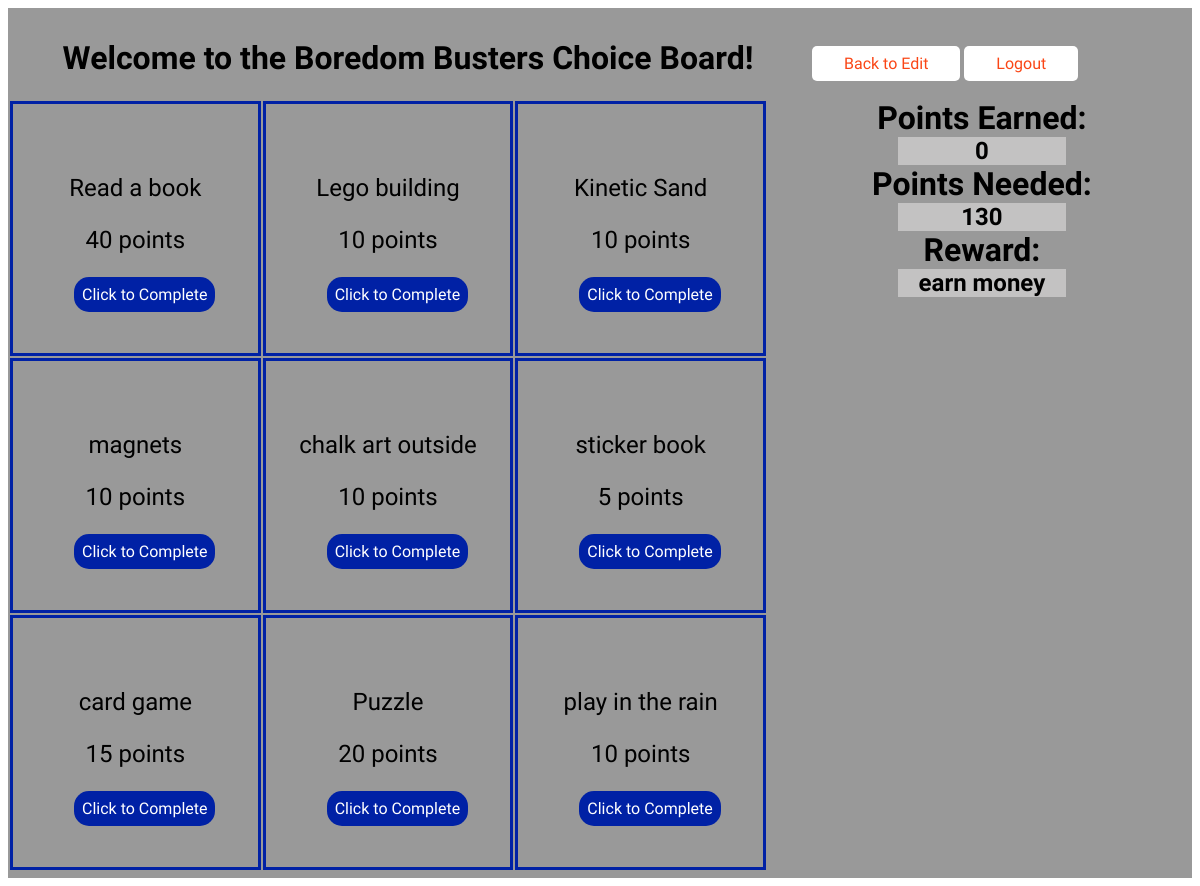
Screenshot of /choiceBoard (signed in) with the database file from the repository.
### boredom_app/models.py (models this page shows)
class Activity(models.Model):
    item = models.CharField(max_length=255)
    points = models.PositiveIntegerField(validators=[MaxValueValidator(999)])
    user = models.ForeignKey(User, related_name="activities", on_delete = models.CASCADE)
    created_at = models.DateField(auto_now_add=True)
    updated_at = models.DateField(auto_now=True)
    objects = UserManager()

class User(models.Model):
    name = models.CharField(max_length=255)
    email = models.CharField(max_length=255)
    password = models.CharField(max_length=255)
    reward = models.CharField(max_length=255)
    created_at = models.DateField(auto_now_add=True)
    updated_at = models.DateField(auto_now=True)
    objects = UserManager()

### boredom_app/views.py (the view)
# urls.py: path('choiceBoard', views.choiceBoard),
def choiceBoard(request):
    user = User.objects.get(id=request.session['id'])
    activities = Activity.objects.filter(user=user)
    request.session['sum'] = 0
    if 'points_earned' not in request.session:
        request.session['points_earned'] = 0
    for activity in activities:
        request.session['sum'] = request.session['sum'] + activity.points
    my_reward = user.reward
    context = {
        'my_reward': my_reward,
        'activities': activities,
    }
    return render(request, 'choiceBoard.html', context)

### boredom_app/templates/choiceBoard.html (shortened to what this page needs)
<!DOCTYPE html>
<html lang="en">
<head>
    {% load static %}
    <link rel="stylesheet" href="{% static 'style.css' %}">
</head>
<body>
    <div id="choiceboard_container">
        <div class="choiceBoardHeader">
            <h1 id="choiceBoard_heading">Welcome to the Boredom Busters Choice Board!</h1>
            <a id="choiceBoardButton1" href="/admin_edits">Back to Edit</a>
            <a id="choiceBoardButton2" href="/logout">Logout</a>
        </div>
        <div class="choice_board">
            <table>
                <tr>
                {% for activity in activities %}
                <td id="{{forloop.counter}}">
                <p id="activityOnChoiceBoard">{{activity.item}}</p>
                <p id="pointsOnChoiceBoard">{{activity.points}} points</p>
                <a class="buttonOnChoiceBoard" href="/completed_activity/{{activity.id}}">Click to Complete</a>
                {% cycle '' '' '</td></tr><tr>' %}
                {% endfor %}
            </table>
        </div>
        <div class="points_earned_needed">
            <h1 class="points_headings">Points Earned:</h1><br>
            <h2 class="point_values">{{request.session.points_earned}}</h2>
            <h1 class="points_headings">Points Needed:</h1>
            <h2 class="point_values">{{request.session.sum}}</h2>
            <h1 class="points_headings">Reward:</h1>
            <h2 id="reward_description">{{my_reward}}</h2>
        </div>
    </div>
</body>
</html>

### boredom_app/static/style.css (style rules this page uses)
th, tr { padding: 13px 8px 8px 0px; text-align: left; border-bottom: 1px solid rgb(235, 233, 233); }
#choiceboard_container { background-color: rgb(153, 153, 153); background-repeat: no-repeat; margin: auto; height: 870px; }
.choiceBoardHeader { font-family: 'Patrick Hand', cursive; width: 1185px; padding-top: 10px; }
#choiceBoard_heading { font-family: 'Patrick Hand', cursive; width: 800px; display: inline-block; text-align: center; }
#choiceBoardButton1 { font-family: 'Patrick Hand', cursive; background-color: white; border-radius: 5px; color: #FA4616; padding: 8px 32px; text-align: center; text-decoration: none; display: inline-block; font-size: 16px; cursor: pointer; }
#choiceBoardButton2 { font-family: 'Patrick Hand', cursive; background-color: white; border-radius: 5px; color: #FA4616; padding: 8px 32px; text-align: center; text-decoration: none; display: inline-block; font-size: 16px; cursor: pointer; }
.points_headings { font-family: 'Patrick Hand', cursive; display: inline-block; vertical-align: top; }
.choice_board { font-family: 'Patrick Hand', cursive; width: 760px; height: 760px; font-size: x-large; display: inline-block; }
.choice_board tr td { width: 247px; height: 247px; border-style: solid; border-width: 3px; border-color: #0021A5; }
#activityOnChoiceBoard { font-family: 'Patrick Hand', cursive; text-align: center; }
#pointsOnChoiceBoard { text-align: center; }
.buttonOnChoiceBoard { margin-left: 60px; margin-top: 10px; background-color: #0021A5; border-radius: 15px; border-color: black 2px solid; color: white; padding: 8px 8px; text-align: center; text-decoration: none; font-size: 16px; cursor: pointer; }
.points_earned_needed { display: inline-block; text-align: center; vertical-align: top; margin-left: 100px; }
.points_headings { margin: auto; text-align: center; }
.point_values { font-family: 'Patrick Hand', cursive; background-color: rgba(235, 233, 233, 0.527); margin: auto; text-align: center; max-width: 168px; }
#reward_description { font-family: 'Patrick Hand', cursive; background-color: rgba(235, 233, 233, 0.527); margin: auto; max-width: 168px; }

### rows the page displays
Activity: item "Read a book", points "40"
Activity: item "Lego building", points "10"
Activity: item "Kinetic Sand", points "10"
Activity: item "magnets", points "10"
Activity: item "chalk art outside", points "10"
Activity: item "sticker book", points "5"
Activity: item "card game", points "15"
Activity: item "Puzzle", points "20"
Activity: item "play in the rain", points "10"
User: reward "earn money"

### other values shown
{{ request.session.points_earned }} "0"
{{ request.session.sum }} "130"
